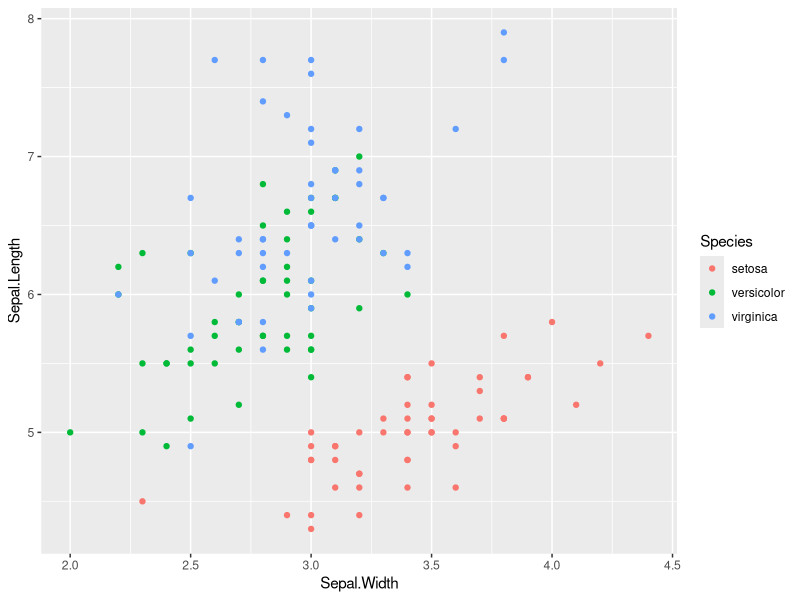
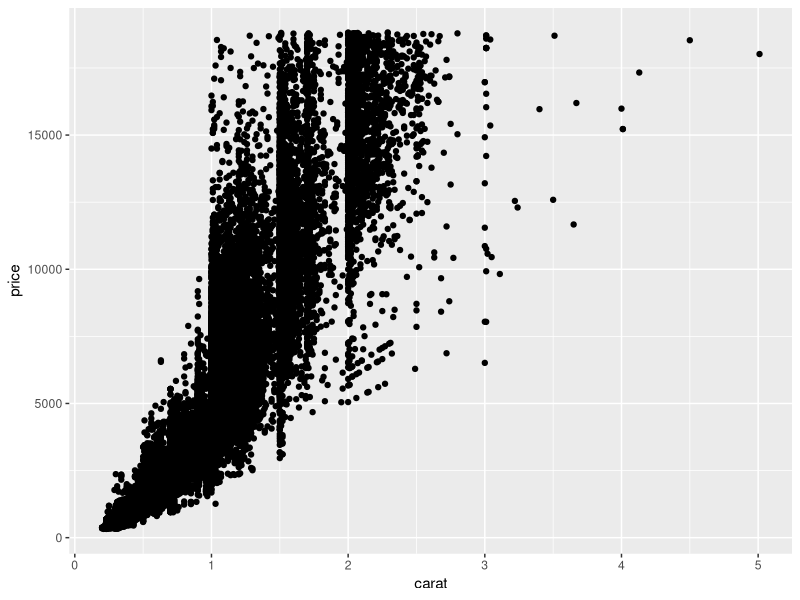
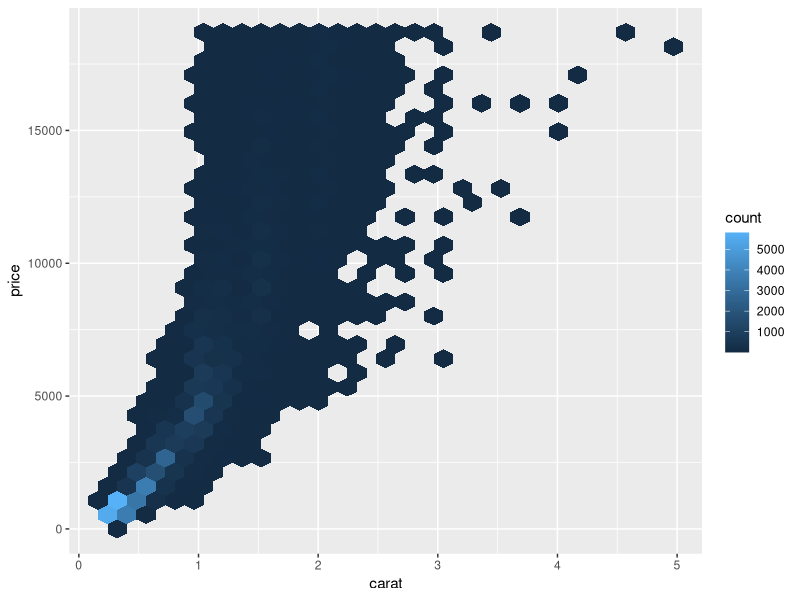
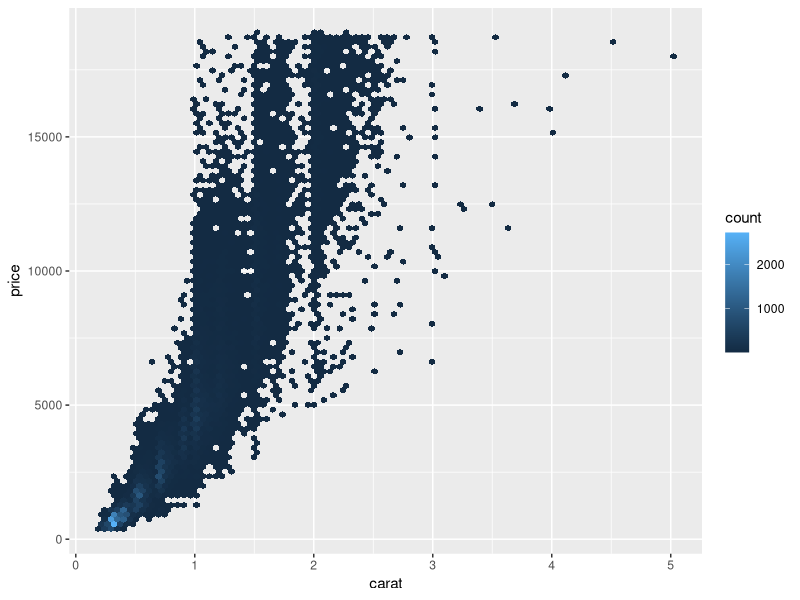
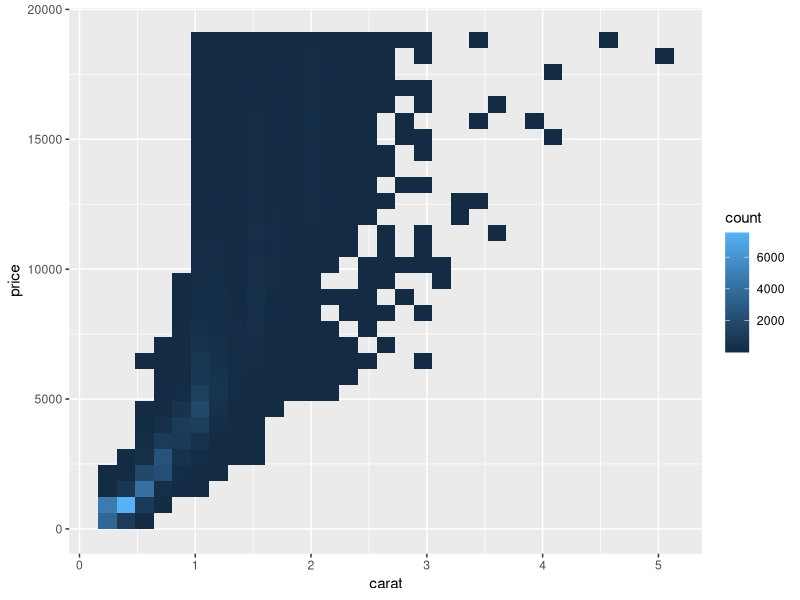
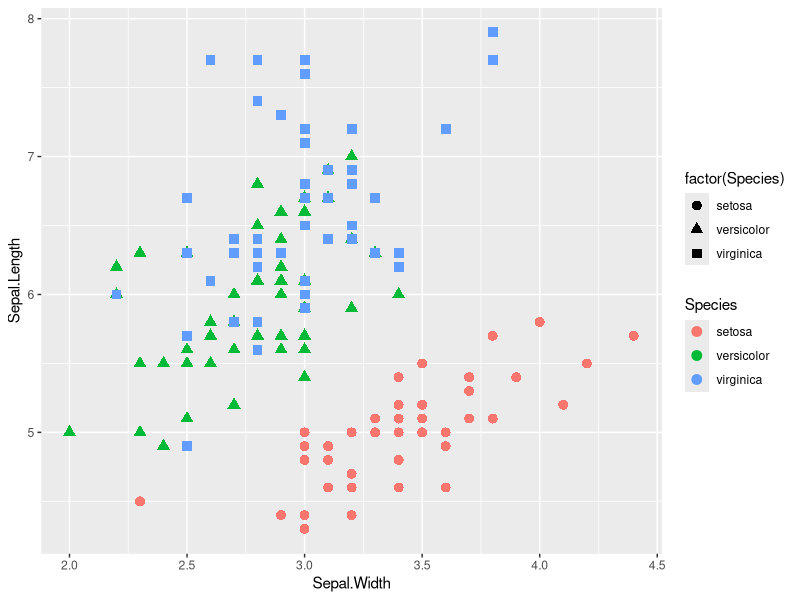

Write R code to recreate these figures, in order.
## ---- chunk 1
library(ggplot2)
## ---- chunk 2
ggplot(iris, aes(x = Sepal.Width, y = Sepal.Length, color = Species)) + 
    geom_point()
## ---- chunk 3
ggplot(diamonds, aes(x = carat, y = price)) + 
  geom_point()
## ---- chunk 4
g <- ggplot(diamonds, aes(x = carat, y = price))
g + 
  geom_hex()
## ---- chunk 5
g <- ggplot(diamonds, aes(x = carat, y = price))
g + 
  geom_hex(bins = 90)
## ---- chunk 6
g <- ggplot(diamonds, aes(x = carat, y = price))
g + 
  geom_bin2d()
## ---- chunk 7
ggplot(iris, aes(x = Sepal.Width, y = Sepal.Length, color = Species)) + 
  geom_point(aes(shape = factor(Species)), , size = 3)
